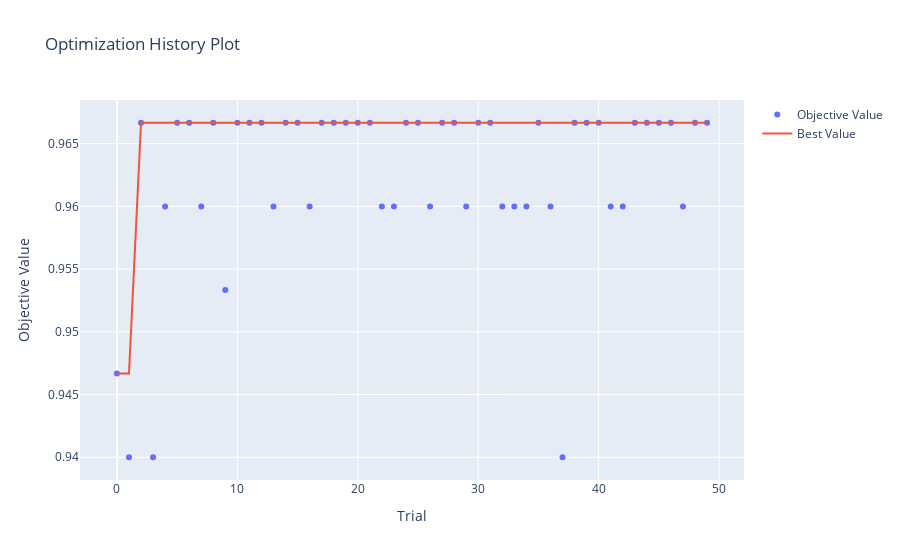

The cell this chart's notebook holds for it:
### Markdown cell above
#### Optuna visualization

### Code cell
optuna.visualization.plot_optimization_history(study)
